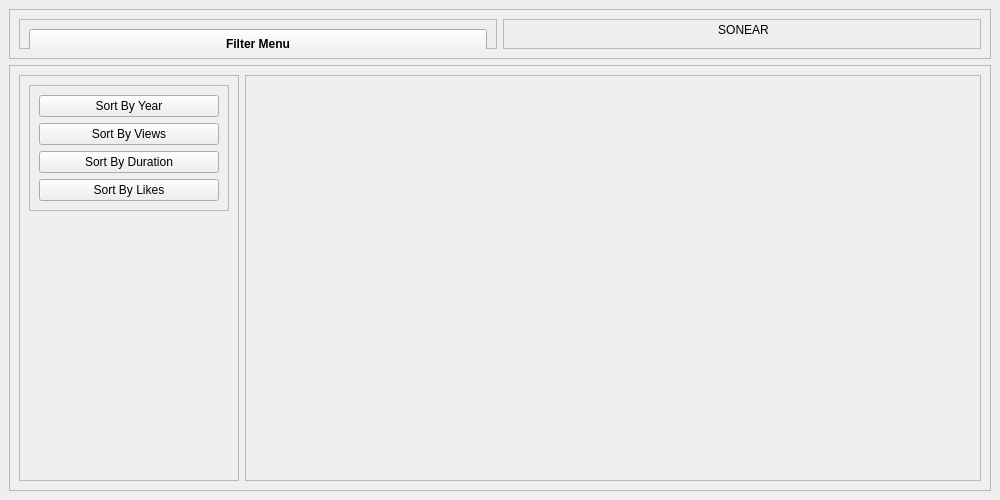
<?xml version="1.0" encoding="UTF-8"?>
<ui version="4.0">
 <class>MainWindow</class>
 <widget class="QMainWindow" name="MainWindow">
  <property name="geometry">
   <rect>
    <x>0</x>
    <y>0</y>
    <width>1000</width>
    <height>500</height>
   </rect>
  </property>
  <property name="minimumSize">
   <size>
    <width>640</width>
    <height>480</height>
   </size>
  </property>
  <property name="maximumSize">
   <size>
    <width>1280</width>
    <height>720</height>
   </size>
  </property>
  <property name="windowTitle">
   <string>MainWindow</string>
  </property>
  <widget class="QWidget" name="centralwidget">
   <layout class="QVBoxLayout" name="verticalLayout">
    <item>
     <widget class="QFrame" name="Header">
      <property name="minimumSize">
       <size>
        <width>0</width>
        <height>50</height>
       </size>
      </property>
      <property name="maximumSize">
       <size>
        <width>16777215</width>
        <height>50</height>
       </size>
      </property>
      <property name="frameShape">
       <enum>QFrame::StyledPanel</enum>
      </property>
      <property name="frameShadow">
       <enum>QFrame::Raised</enum>
      </property>
      <layout class="QHBoxLayout" name="horizontalLayout_2">
       <item>
        <widget class="QFrame" name="frame">
         <property name="frameShape">
          <enum>QFrame::StyledPanel</enum>
         </property>
         <property name="frameShadow">
          <enum>QFrame::Raised</enum>
         </property>
         <layout class="QVBoxLayout" name="verticalLayout_4">
          <item>
           <widget class="QPushButton" name="pushButton">
            <property name="minimumSize">
             <size>
              <width>20</width>
              <height>30</height>
             </size>
            </property>
            <property name="sizeIncrement">
             <size>
              <width>10</width>
              <height>10</height>
             </size>
            </property>
            <property name="font">
             <font>
              <weight>75</weight>
              <bold>true</bold>
             </font>
            </property>
            <property name="layoutDirection">
             <enum>Qt::LeftToRight</enum>
            </property>
            <property name="autoFillBackground">
             <bool>false</bool>
            </property>
            <property name="text">
             <string>Filter Menu</string>
            </property>
            <property name="autoDefault">
             <bool>false</bool>
            </property>
            <property name="default">
             <bool>false</bool>
            </property>
            <property name="flat">
             <bool>false</bool>
            </property>
           </widget>
          </item>
         </layout>
        </widget>
       </item>
       <item>
        <widget class="QFrame" name="frame_3">
         <property name="frameShape">
          <enum>QFrame::StyledPanel</enum>
         </property>
         <property name="frameShadow">
          <enum>QFrame::Raised</enum>
         </property>
         <widget class="QLabel" name="label">
          <property name="geometry">
           <rect>
            <x>60</x>
            <y>0</y>
            <width>361</width>
            <height>21</height>
           </rect>
          </property>
          <property name="text">
           <string>SONEAR</string>
          </property>
          <property name="alignment">
           <set>Qt::AlignCenter</set>
          </property>
         </widget>
        </widget>
       </item>
      </layout>
     </widget>
    </item>
    <item>
     <widget class="QFrame" name="frame_2">
      <property name="sizePolicy">
       <sizepolicy hsizetype="Preferred" vsizetype="Expanding">
        <horstretch>0</horstretch>
        <verstretch>0</verstretch>
       </sizepolicy>
      </property>
      <property name="frameShape">
       <enum>QFrame::StyledPanel</enum>
      </property>
      <property name="frameShadow">
       <enum>QFrame::Raised</enum>
      </property>
      <layout class="QHBoxLayout" name="horizontalLayout">
       <item alignment="Qt::AlignLeft">
        <widget class="QFrame" name="sideMenu">
         <property name="frameShape">
          <enum>QFrame::StyledPanel</enum>
         </property>
         <property name="frameShadow">
          <enum>QFrame::Raised</enum>
         </property>
         <layout class="QVBoxLayout" name="verticalLayout_2">
          <item alignment="Qt::AlignTop">
           <widget class="QFrame" name="frame_4">
            <property name="minimumSize">
             <size>
              <width>200</width>
              <height>0</height>
             </size>
            </property>
            <property name="maximumSize">
             <size>
              <width>200</width>
              <height>16777215</height>
             </size>
            </property>
            <property name="frameShape">
             <enum>QFrame::StyledPanel</enum>
            </property>
            <property name="frameShadow">
             <enum>QFrame::Raised</enum>
            </property>
            <layout class="QVBoxLayout" name="verticalLayout_3">
             <item>
              <widget class="QPushButton" name="pushButton_5">
               <property name="text">
                <string>Sort By Year</string>
               </property>
              </widget>
             </item>
             <item>
              <widget class="QPushButton" name="pushButton_6">
               <property name="text">
                <string>Sort By Views</string>
               </property>
              </widget>
             </item>
             <item>
              <widget class="QPushButton" name="pushButton_4">
               <property name="text">
                <string>Sort By Duration</string>
               </property>
              </widget>
             </item>
             <item>
              <widget class="QPushButton" name="pushButton_3">
               <property name="text">
                <string>Sort By Likes</string>
               </property>
              </widget>
             </item>
            </layout>
           </widget>
          </item>
         </layout>
        </widget>
       </item>
       <item>
        <widget class="QFrame" name="mainBody">
         <property name="sizePolicy">
          <sizepolicy hsizetype="Expanding" vsizetype="Preferred">
           <horstretch>0</horstretch>
           <verstretch>0</verstretch>
          </sizepolicy>
         </property>
         <property name="frameShape">
          <enum>QFrame::StyledPanel</enum>
         </property>
         <property name="frameShadow">
          <enum>QFrame::Raised</enum>
         </property>
        </widget>
       </item>
      </layout>
     </widget>
    </item>
   </layout>
  </widget>
 </widget>
 <resources/>
 <connections/>
</ui>
